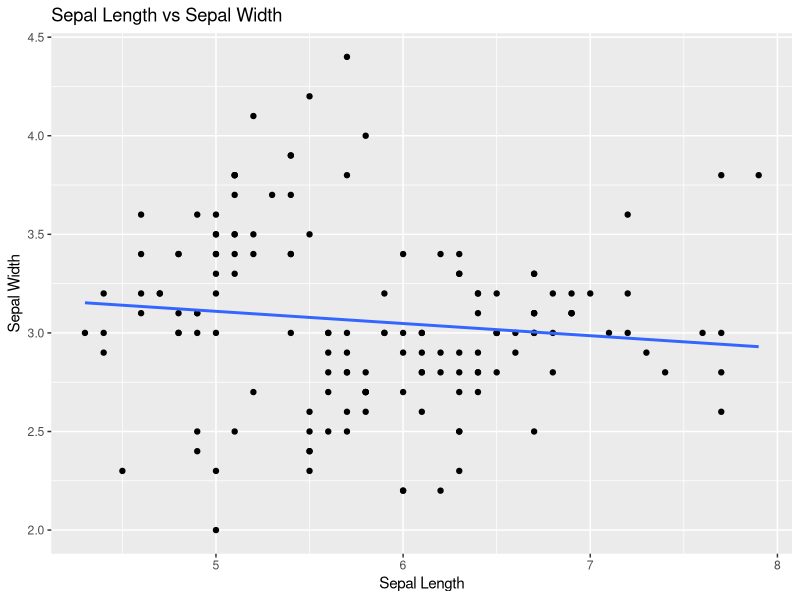
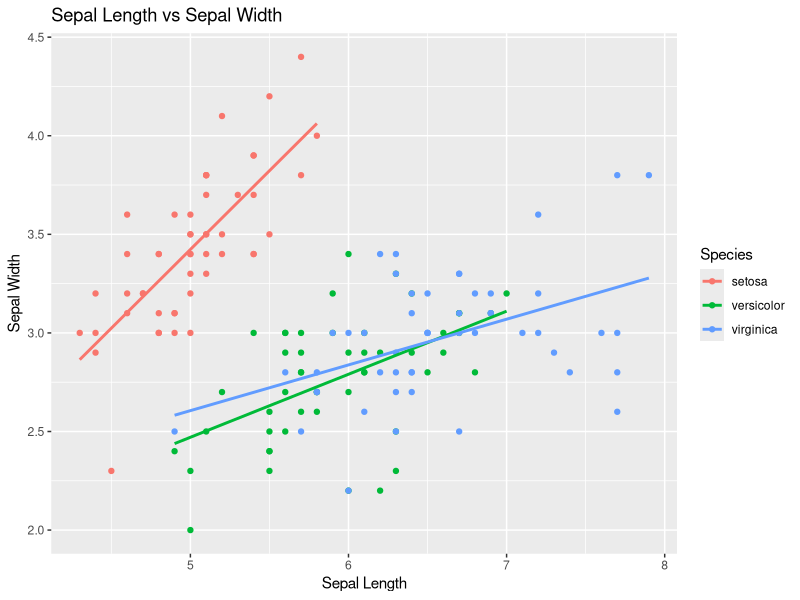
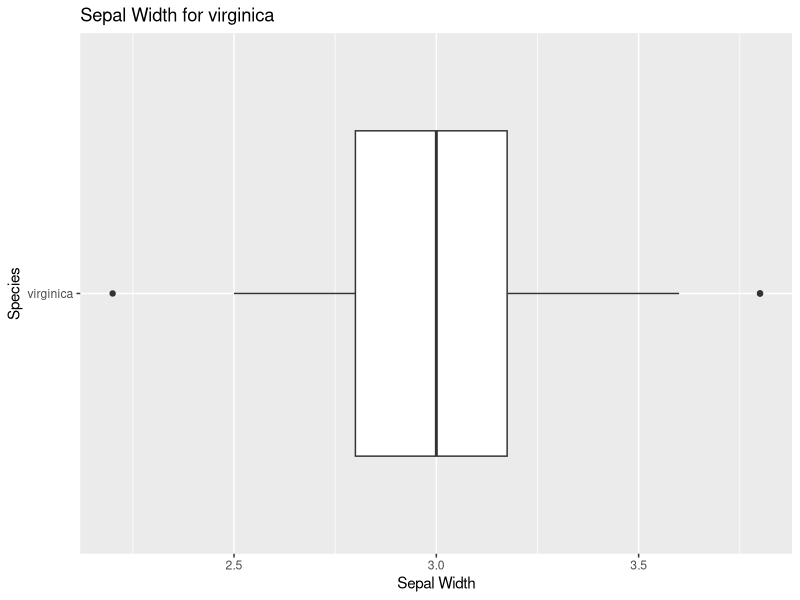

Write the R code that produced these figures, in order.
## ---- chunk 1
knitr::opts_chunk$set(echo = TRUE)
## ---- chunk 2
library(tidyverse)
iris%>%
  ggplot(aes(x=Sepal.Length,y=Sepal.Width))+
  geom_point()+
  labs(title="Sepal Length vs Sepal Width",
       x="Sepal Length",
       y= "Sepal Width")+
  geom_smooth(method=lm, se=FALSE)
## ---- chunk 3
library(tidyverse)
iris%>%
  ggplot(aes(x=Sepal.Length,y=Sepal.Width,
             color=Species))+
  geom_point()+
  labs(title="Sepal Length vs Sepal Width",
       x="Sepal Length",
       y= "Sepal Width")+
  geom_smooth(method=lm, se=FALSE)
## ---- chunk 4
library(tidyverse)
iris%>%
  filter(Species=="virginica")%>%
  ggplot()+
  geom_boxplot(aes(x=Sepal.Width, y=Species))+
  labs(title="Sepal Width for virginica",
       x="Sepal Width")
